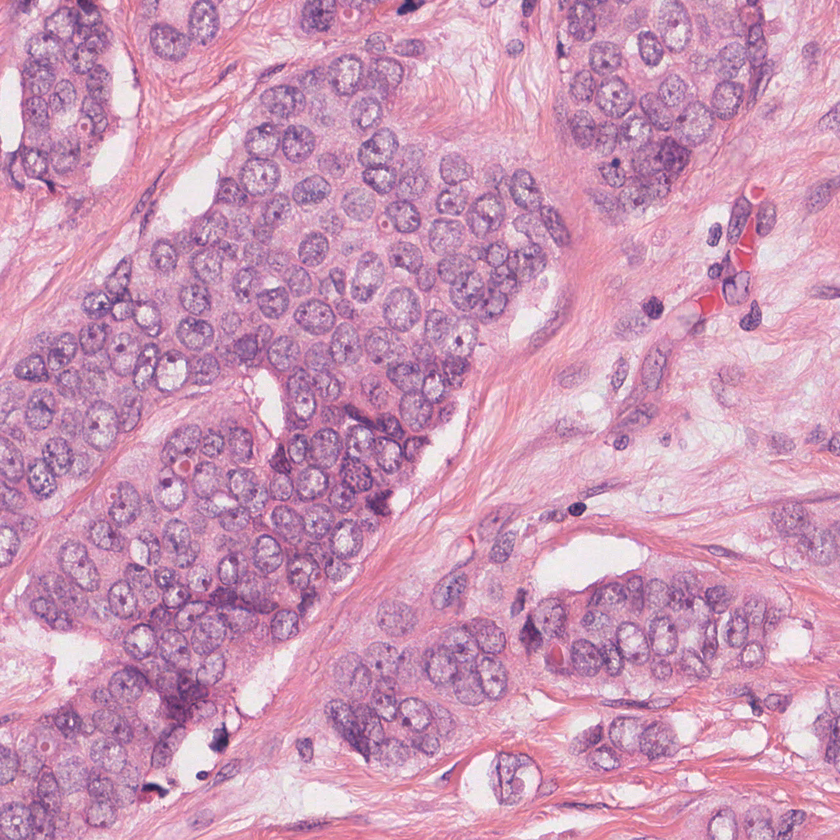
%> input picture feature_extraction/nuclear_diversity/staining_normalization/example1.tif, 840 x 840 px, shrunk from 1024 x 1024 before the run
$ octave --eval "result = Lmask2bounds(imread('staining_normalization/example1.tif'));"   (GNU Octave 9; MATLAB toolbox functions it lacks are replaced by stand-ins)
%> lines starting %> are read from the running program, lines starting %| are printed output that depends on the picture
% Cheng Lu's speed up version
function bounds = Lmask2bounds(img,isobjectblack)
%% takes in an image mask and extracts boundaries and centroids from it
% [10 lines of commented-out code are left out]
pres = max(double(img(:)));
%> pres = 255
img(img > pres/2) = pres;
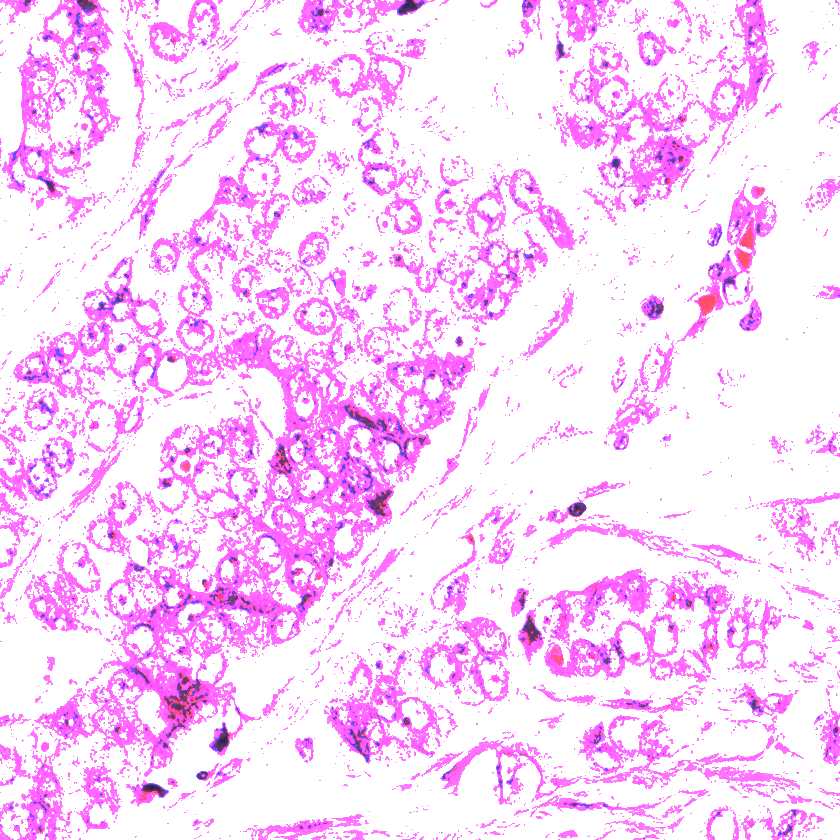
%> img: size 840x840x3 uint8; mean R, G, B 252.6, 215.7, 253.5
img(img < pres/2) = 0;
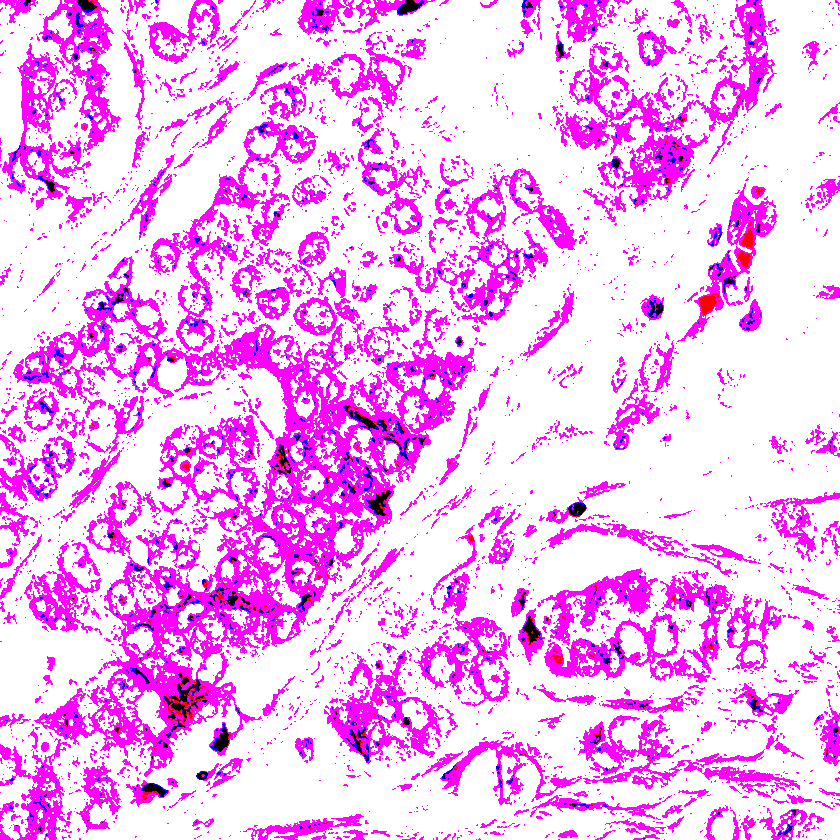
%> img: size 840x840x3 uint8; mean R, G, B 250.7, 187.1, 252.2

%rgb2gray(img);
%binary = rgb2gray(img);
if exist('isobjectblack','var')
    mask = logical(~img); % object is black
else
    mask = logical(img); % object is white
end

%size(mask)
conncomp = bwconncomp(mask);
%> conncomp = 46 connected components

% if matlabpool('size') == 0
%     matlabpool(4)
% end

for i = 1:conncomp.NumObjects

    % get connected components from mask
    boundvec = conncomp.PixelIdxList{i};

    % prep masks for each connected component
    temp = false(size(mask)); % initialize
    vec = temp(:); % vectorize
    vec(boundvec) = 1; % set mask
    bimg = reshape(vec,size(mask)); %new mask show(bimg)

    % calculate bounds
%     [bnds] = trace_bound(bimg);
    [bnds] = trace_bound_c(bimg);
    bounds(i).r_in = bnds(:,1)';
    bounds(i).c_in = bnds(:,2)';

    bimg = imdilate(bimg,strel('square',3));

    %[bnds] = trace_bound(bimg);
    [bnds] = trace_bound_c(bimg);
    bounds(i).r = bnds(:,1)';
    bounds(i).c = bnds(:,2)';

    %plot([bounds(i).r; bounds(i).r(1)], [bounds(i).c; bounds(i).c(1)])

    % calculate centroids
    S = regionprops(bimg,'Centroid');
    bounds(i).centroid_r = S.Centroid(1);
    bounds(i).centroid_c = S.Centroid(2);
    %plot(bounds(i).centroid_r,bounds(i).centroid_c)
end
%> this loop made 1 pass

% [4 lines of commented-out code are left out]
%> (the run ends here)

$ run again, on feature_extraction/nuclear_diversity/staining_normalization/example2.tif
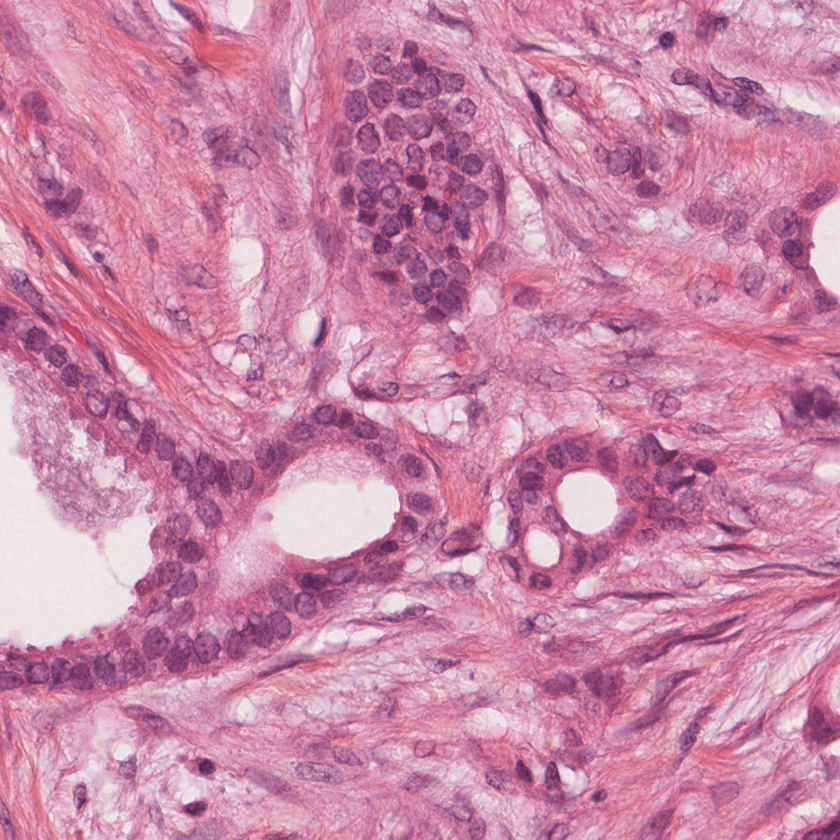
%> input picture feature_extraction/nuclear_diversity/staining_normalization/example2.tif, 840 x 840 px, shrunk from 1024 x 1024 before the run
%> pres = 255
%> in Lmask2bounds, `img(img > pres/2) = pres;`:
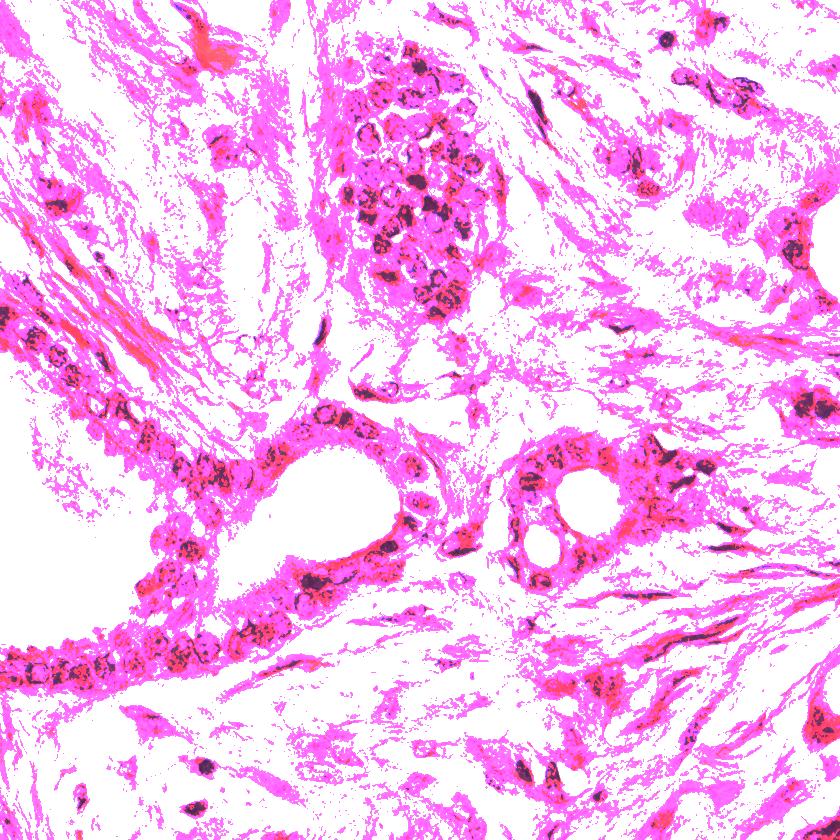
%> img: size 840x840x3 uint8; mean R, G, B 251.3, 187.4, 243
%> in Lmask2bounds, `img(img < pres/2) = 0;`:
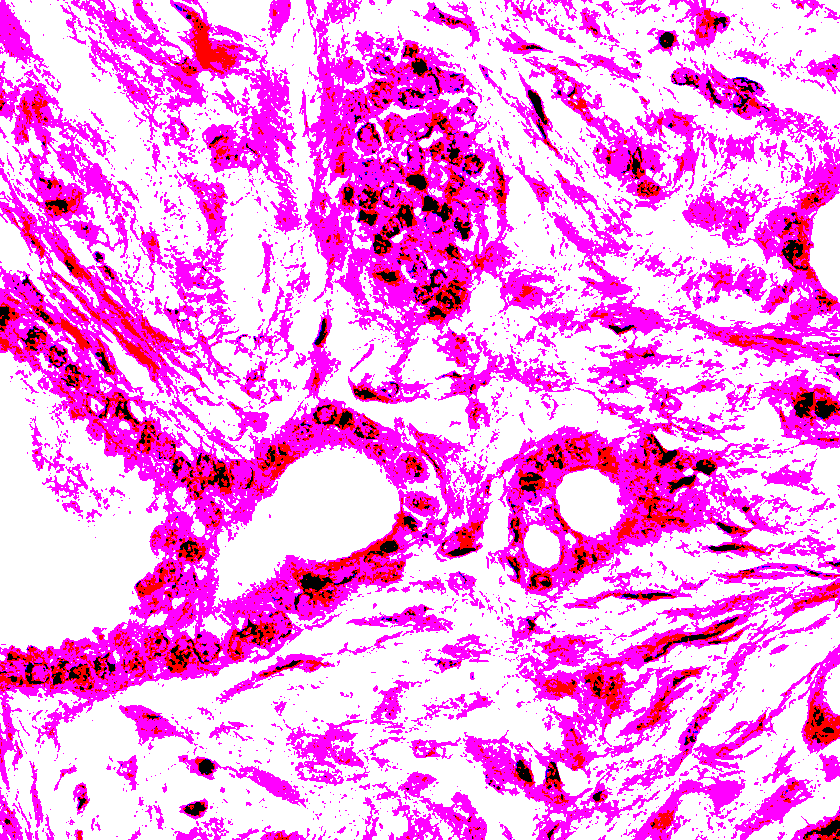
%> img: size 840x840x3 uint8; mean R, G, B 248.3, 143.7, 233
%> conncomp = 397 connected components
%> the loop in Lmask2bounds, `for i = 1:conncomp.NumObjects` made 1 pass
